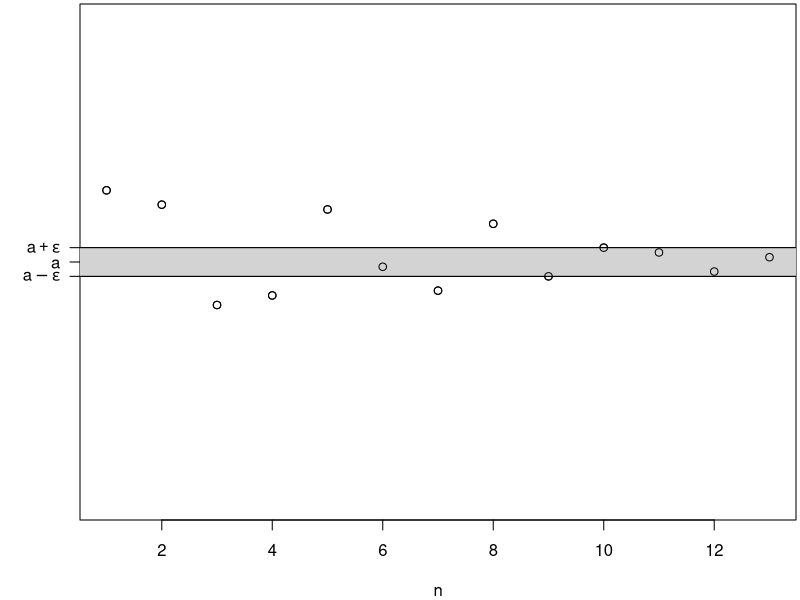
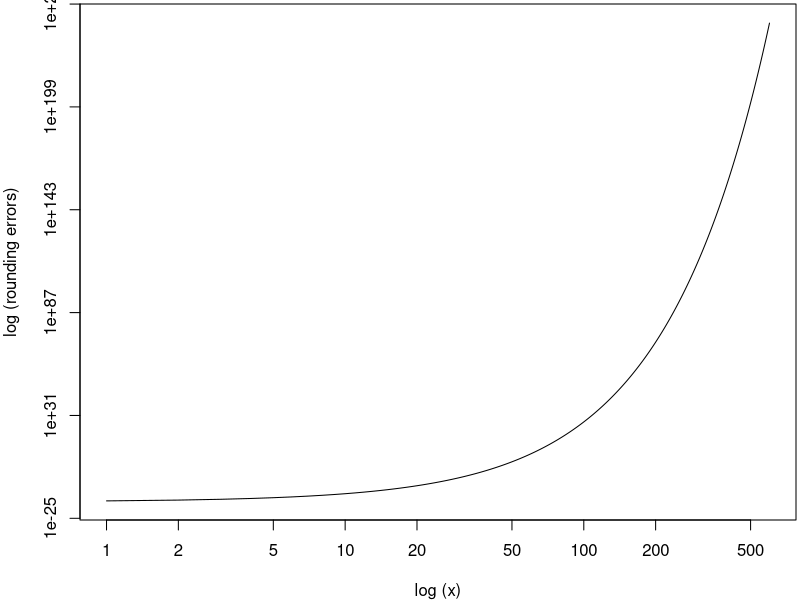
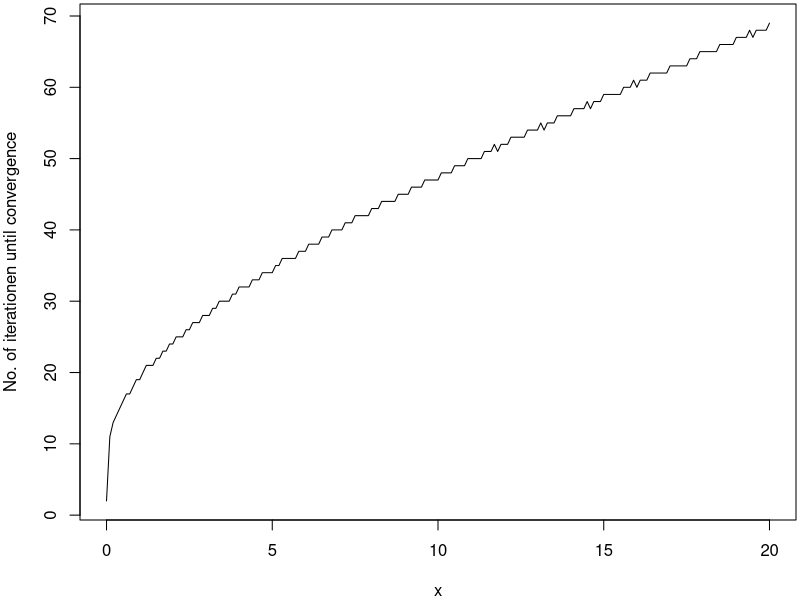

Write the R code that produced these figures, in order.
## ------------------------------------------------------------------------
trunc (2.3 * 100)

## ------------------------------------------------------------------------
round(1.49999999999999)
round(1.4999999999999999)

## ----match---------------------------------------------------------------
a <- seq(0.6, 1, by = 0.01)
match(0.88, a)
match(0.89, a)
match(0.94, a)

## ----excel---------------------------------------------------------------
excel_round <- function (x, digits) round (x * (1 + 1e-15), digits)
round(0.5, digits = 0)
excel_round(0.5, digits = 0)

## ----machine_eps---------------------------------------------------------
.Machine$double.eps
.Machine$double.digits
.Machine$double.xmax

## ----B05113_03_01, echo=FALSE, fig.align='center'------------------------
a <- c(0.65, 0.62, 0.41, 0.43, 0.61, 0.49, 0.44, 0.58, 0.47, 0.53, 0.52, 0.48, 0.51)
par(mar=c(4,4,0.2,0.2))
plot(1:length(a), a, ylim = c(0,1), xlab="n", yaxt="n", ylab="")
axis(2, at=0.5, labels = "a", las=1)
abline(h=0.5 + 0.03)
abline(h=0.5 - 0.03)
axis(2, at=0.5+0.03, labels = expression(a + epsilon), las=1)
axis(2, at=0.5-0.03, labels = expression(a - epsilon), las=1)
polygon(x=c(0,14,14,0,0), c(0.5-0.03,0.5-0.03,0.5+0.03,0.5+0.03,0.5-0.03), col="lightgrey")
points(1:length(a), a)

## ----convergence1, cache=TRUE--------------------------------------------
masch <- function(maxit=10000){
  summe <- 0
  summeNeu <- n <- 1
  ptm <- proc.time()
  while(summe != summeNeu & n < maxit){
    summe <- summeNeu
    summeNeu <- summe + 1/n
    n <- n + 1
  }
  time <- proc.time() - ptm
  list(summe=summeNeu, time=time[3])
}
masch(10000)$summe
masch(1000000)$summe
masch(10000000)$summe

## ---- echo=FALSE---------------------------------------------------------
library(knitr)

## ----result, cache=TRUE--------------------------------------------------
SEQ <- c(10,1000, seq(100000,10000000,length=10))
df <- cbind(SEQ, t(as.data.frame(sapply(SEQ, masch))))
kable(df)

## ----convergence2, cache=TRUE--------------------------------------------
x <- 1
oldsum = 0
newsum = n = term = 1
while(oldsum != newsum){
  oldsum = newsum
  term = 1/factorial(n) 
  n = n + 1
  newsum = oldsum + term
  print(paste("n = ", n, ". Diff = ", term, ". Sum = ", newsum, sep=""))
}

## ----sdev----------------------------------------------------------------
## first formula for the standard deviation:
s1 <- function(x){
  s <- sum((x - mean(x))^2)
	return(sqrt(1/(length(x)-1) * s))
}
## second formula for the standard deviation:
s2 <- function(x){
#	s <- 1/(length(x)-1) * sum(x^2) - mean(x)^2
	s <- sum(x^2) - 1/length(x) * sum(x)^2
	return(sqrt(1/(length(x)-1) * s))
}
## wrapper function:
st <- function(x, type) {
  switch(type,
         precise = s1(x),
         oldexcel = s2(x)
         )
}
## generating 1000 random numbers from standard normal distribution:
x <- rnorm(1000)
## show more digits:
options(digits=16)
## results:
st(x, "precise")
st(x, "oldexcel")

## ----sdev_results, warning=FALSE, message=FALSE, tidy=FALSE--------------
stall <- function(x){
	c(precise=st(x, "precise"), excel=st(x, "oldexcel"))
}
## generate numbers (zeros and ones)
x <- rep(0:1,100)
stall(x)
X <- matrix(nrow=length(x), ncol=10)
X[,1] <- 1
for(n in 2:ncol(X)) X[, n] <- x + 10^(2 * (n - 1))
colnames(X) <- 2 * (1:ncol(X) - 1)
dim(X)
## first four observations:
head(X,4)
options(digits=5)
apply(X, 2, stall)

## ----convergence3--------------------------------------------------------
konv <- function(q = 2){ 	
  s <-  0
	snew <- term <- i <- 1
	while(s != snew){	
	  s <- snew
		snew <-  s + q^(-i)
		i <- i + 1
	}
	list(iteration = i, total = snew, lastterm = 2^(-i))	
}
konv()

## ------------------------------------------------------------------------
konv(q = 0.5)

## ----expsum--------------------------------------------------------------
expsum <- function(x)
{	oldsum <- 0
	newsum <- n <- term <- 1
	while( oldsum != newsum )
	{	oldsum <- newsum
		term <- term * x/n
		n <- n + 1
		newsum <- oldsum + term 
	}
	list(iteration = n, summe = newsum)
}

## ----error, cache=TRUE---------------------------------------------------
x <- 1:1000
absError <- sapply (x, function (x) abs (exp (x) - expsum (x) $ sum))
relError <- absError / exp (x)

## ----error2--------------------------------------------------------------
roundingError <- sapply(x, function(x) 2^(-53)*exp(x))

## ----B05113_03_02--------------------------------------------------------
plot(x[1: 600], roundingError[1:600], log = "xy", xlab = "log (x)",
ylab = "log (rounding errors)", type = "l")

## ----B05113_03_03--------------------------------------------------------
x <- seq(0, 20, by=0.1)
iter <- sapply(x, function(x) expsum(x)$iteration)
plot(x, iter, xlab="x", ylab="No. of iterationen until convergence", type="l") 

## ----condition-----------------------------------------------------------
library("Matrix")
## reciprocal approximate condition number
rcond(Hilbert(9)) ## worse
## reciprocal condition number
x1 <- cbind(1, 1:10)
head(x1, 3)
rcond(x1) ## much better

## ------------------------------------------------------------------------
sessionInfo()

